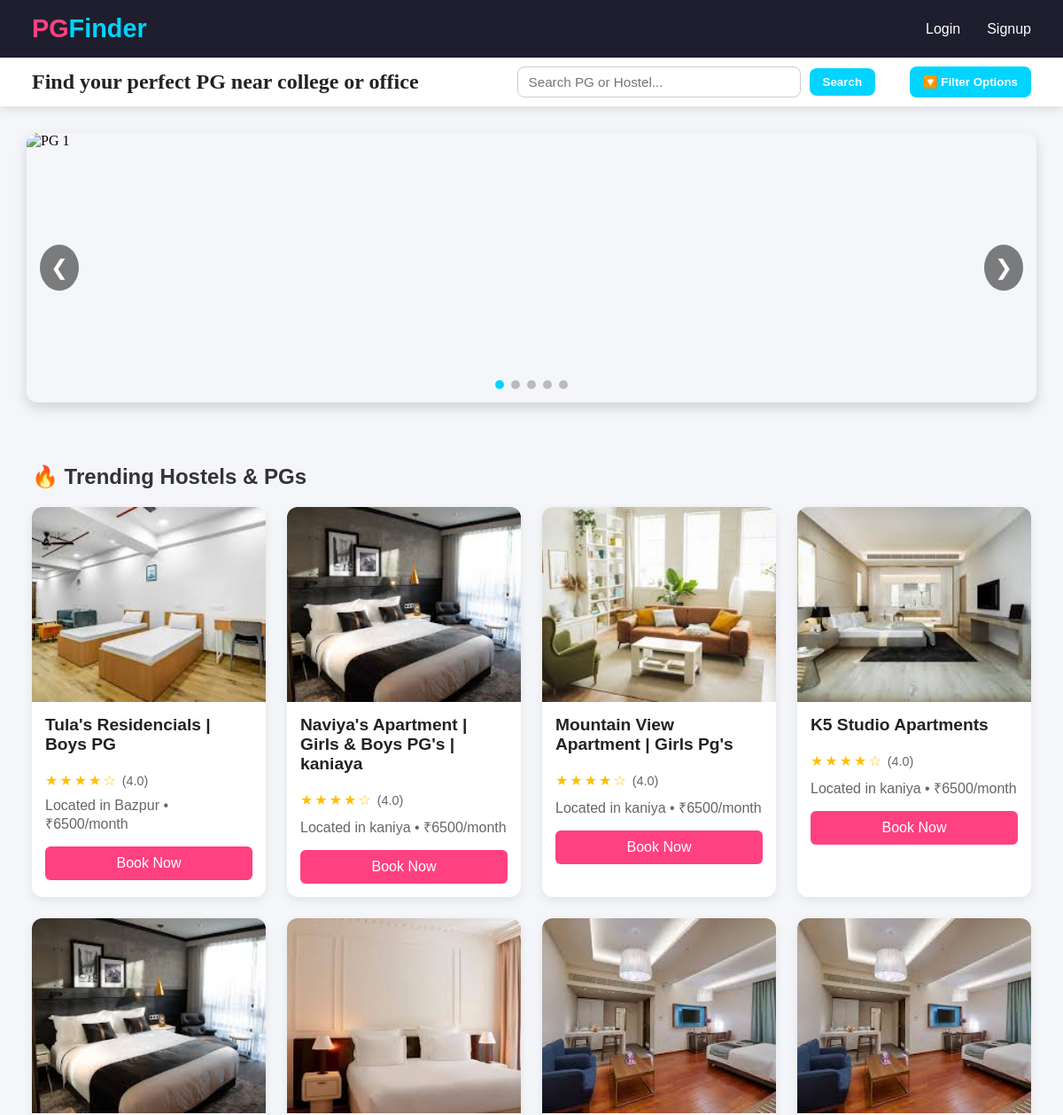
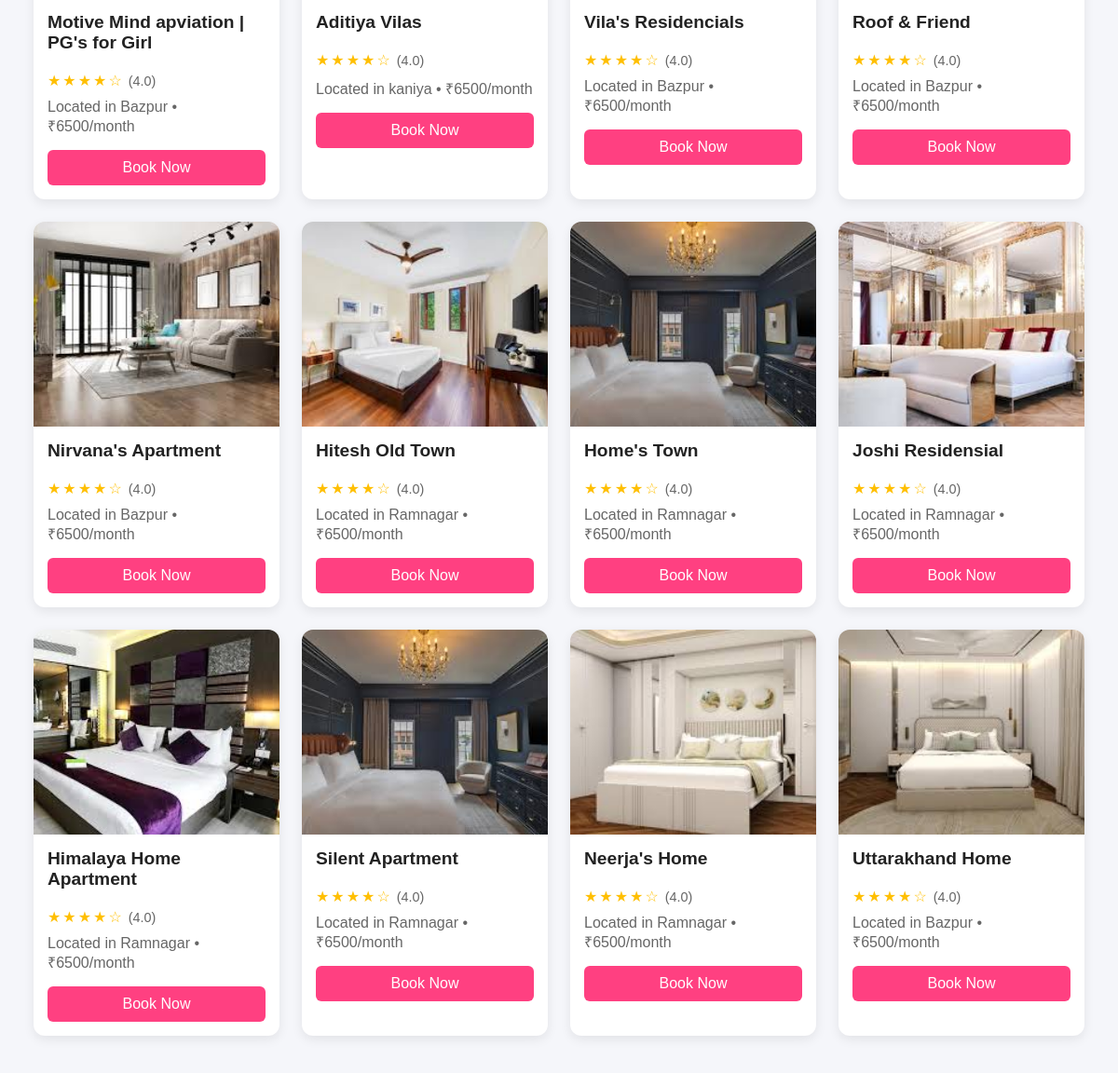
The page / on the database its author committed (2 pictures, top to bottom).
### pgs/models.py (models this page shows, shortened)
class PGImage(models.Model):
    pg = models.ForeignKey(PgListing, on_delete=models.CASCADE, related_name="images")
    pg_image = models.ImageField(upload_to='pg_images/')
    uploaded_at = models.DateTimeField(auto_now_add=True)

class PgListing(models.Model):
    owner = models.ForeignKey(Users, on_delete=models.CASCADE)
    title = models.CharField(max_length=100)
    slug = models.SlugField(max_length=200,unique=True)
    description = models.TextField()
    address = models.CharField(max_length=255)
    city = models.CharField(max_length=100)
    state = models.CharField(max_length=100)
    pin_code = models.CharField(max_length=10)
    price_per_month = models.DecimalField(max_digits=10, decimal_places=2)
    available_from = models.DateField(auto_now_add=False)
    is_available = models.BooleanField(default=True)
    type_of_pg = models.CharField(max_length=20,blank=True,null=True, choices=[
        ('boys','Boys'),
        ('girls','Girls'),
        ('coed','Coed'),
        ('family','Family')
    ])
    amenities = models.TextField(help_text="Comma-separated list of amenities", blank=True, null=True)
    sharing_type = models.CharField(max_length=20, choices=[
        ('single','Single'),
        ('double','Double'),
        ('triple','Triple'),
        ('quad','Quad'),
    ])
    created_at = models.DateTimeField(auto_now_add=True)
    updated_at = models.DateTimeField(auto_now=True)

### PgFinder/views.py (the view)
# urls.py: 2. Add a URL to urlpatterns:  path('', views.home, name='home')
def home(request):
    pg_listings = PgListing.objects.filter(owner__is_owner=True)
    pg_images = PGImage.objects.all()
    context = {
        'pg_listings': pg_listings,
        'pg_images': pg_images,
    }
    return render(request, 'home.html', context)

### templates/home.html (shortened to what this page needs)
{% extends "base.html" %}
{% load static %}
{% block newlink %}
<link rel="stylesheet" href="{%static 'css/dashboard.css'%}">
{% endblock %}
  {% block content %}
  <div class="filter-bar fixed">
    <div class="filter-wrapper">
      <h1>Find your perfect PG near college or office</h1>
       <form action="{% url 'search' %}">
         <input type="text" name="keyword" placeholder="Search PG or Hostel..." class="search-bar" />
       <button class="search-btn">Search</button>
       </form>
    <button class="filter-toggle">🔽 Filter Options</button>
  </div>
</div>
<section class="slider-section">
  <div class="slider">
    <div class="slides">
      <img src="https://images.unsplash.com/photo-1618773928121-c32242e63f39?ixlib=rb-4.1.0&auto=format&fit=crop&q=80&w=870" alt="PG 1">
    </div>
    <button class="arrow prev">&#10094;</button>
    <button class="arrow next">&#10095;</button>
    <div class="dots">
      <span class="dot active"></span>
      <span class="dot"></span>
      <span class="dot"></span>
      <span class="dot"></span>
      <span class="dot"></span>
    </div>
  </div>
</section>
<section class="dashboard-content">
  <h2>🔥 Trending Hostels & PGs</h2>
  <div class="cards-container">
     {% for pg in pg_listings %}
    <div class="card">
      {% for pgimg in pg.images.all|slice:":1" %}
      <img src="{{ pgimg.pg_image.url }}" alt="Hostel 1" />
      {% endfor %}
      <h3>{{pg.title}}</h3>
      <div class="rating">
        <span>★</span><span>★</span><span>★</span><span>★</span><span>☆</span>
        <span class="rating-number">(4.0)</span>
      </div>
      <p>Located in {{pg.city}} • ₹6500/month</p>
      <a href="{% url 'pg_detail' pg.slug %}">Book Now</a>
    </div>
    {% endfor %}
  </div>
</section>
{% endblock %}

### PgFinder/static/css/nav.css (style rules this page uses)
* { margin: 0; padding: 0; box-sizing: border-box; }

### PgFinder/static/css/dashboard.css (style rules this page uses)
* { margin: 0; padding: 0; box-sizing: border-box; }
:root { --max-site-width: 1400px; --gutter: clamp(16px, 3vw, 80px); --navbar-height: 65px; --accent: #00d4ff; --accent-2: #ff4081; }
html, body { overflow-x: hidden; }
.search-bar { padding: 8px 12px; width: clamp(140px, 28vw, 320px); border-radius: 8px; border: 1px solid #ccc; font-size: 0.95rem; }
.search-btn { padding: 8px 15px; border-radius: 8px; border: none; background-color: #00d4ff; color: white; cursor: pointer; font-weight: 600; transition: background 0.3s; margin-right: clamp(8px, 2vw, 30px); }
.filter-bar.fixed { background-color: #fff; box-shadow: 0 4px 10px rgba(0, 0, 0, 0.1); padding: 10px var(--gutter); position: sticky; top: var(--navbar-height); z-index: 999; display: flex; justify-content: space-between; align-items: center; }
.filter-wrapper { position: relative; display: flex; align-items: center; gap: 15px; width: 100%; }
.filter-wrapper h1 { flex: 1; font-size: 1.5rem; color: #222; margin: 0; }
.filter-wrapper form { display: flex; gap: 10px; align-items: center; }
.filter-toggle { background-color: #00d4ff; color: white; border: none; padding: 10px 15px; border-radius: 8px; cursor: pointer; font-weight: 600; transition: background 0.3s; }
.slider-section { background-color: #f5f6fa; overflow: hidden; padding: 30px 0; }
.slider { width: 100%; max-width: min(var(--max-site-width), 95%); margin: 0 auto; position: relative; overflow: hidden; border-radius: 12px; box-shadow: 0 6px 15px rgba(0, 0, 0, 0.15); }
.slides { display: flex; transition: transform 0.45s ease-in-out; will-change: transform; }
.slides img { width: 100%; flex: 0 0 100%; height: clamp(200px, 38vh, 420px); object-fit: cover; border-radius: 12px; }
.arrow { position: absolute; top: 50%; transform: translateY(-50%); background-color: rgba(0, 0, 0, 0.5); color: white; border: none; padding: clamp(6px, 1.6vw, 12px); font-size: clamp(16px, 2.2vw, 24px); border-radius: 50%; cursor: pointer; z-index: 10; transition: background 0.3s ease; }
.prev { left: 15px; }
.next { right: 15px; }
.dots { position: absolute; bottom: 15px; left: 50%; transform: translateX(-50%); display: flex; gap: 8px; }
.dot { height: 10px; width: 10px; background-color: #bbb; border-radius: 50%; cursor: pointer; transition: background-color 0.3s; }
.dot.active { background-color: #00d4ff; }
.dashboard-content { padding: clamp(20px, 4vw, 40px) var(--gutter); background-color: #f5f6fa; font-family: 'Poppins', sans-serif; max-width: var(--max-site-width); margin: 0 auto; }
.dashboard-content h2 { margin-bottom: 20px; color: #333; }
.cards-container { display: grid; grid-template-columns: repeat(auto-fit, minmax(280px, 1fr)); gap: clamp(16px, 2.4vw, 40px); }
.card { background-color: white; border-radius: 12px; box-shadow: 0 4px 12px rgba(0, 0, 0, 0.08); overflow: hidden; transition: transform 0.3s ease, box-shadow 0.3s ease; display: flex; flex-direction: column; min-height: 360px; }
.card img { width: 100%; height: clamp(160px, 28vh, 220px); object-fit: cover; }
.card h3 { font-size: 1.2rem; margin: 15px; color: #222; }
.card p { margin: 0 15px 15px; color: #666; }
.card a { background-color: #ff4081; text-decoration: none; text-align: center; color: white; border: none; margin: 0 15px 15px; padding: 10px; border-radius: 6px; cursor: pointer; transition: background 0.3s; }
.rating { display: flex; align-items: center; margin: 5px 15px 10px; }
.rating span { color: #ffbf00; font-size: 1rem; margin-right: 2px; }
.rating .rating-number { color: #666; font-size: 0.9rem; margin-left: 5px; }
@media (min-width: 1100px) and (max-width: 1599px) { .cards-container { grid-template-columns: repeat(4, minmax(220px, 1fr)); gap: clamp(12px, 2vw, 32px); } }

### rows shown on the page
PgListing: title "Tula's Residencials | Boys PG", city "Bazpur"
PGImage: pg_image (picture)
PgListing: title "Naviya's Apartment | Girls & Boys PG's | kaniaya", city "kaniya"
PGImage: pg_image (picture)
PgListing: title "Mountain View Apartment | Girls Pg's", city "kaniya"
PGImage: pg_image (picture)
PgListing: title "K5 Studio Apartments", city "kaniya"
PGImage: pg_image (picture)
PgListing: title "Motive Mind apviation | PG's for Girl", city "Bazpur"
PGImage: pg_image (picture)
PgListing: title "Aditiya Vilas", city "kaniya"
PGImage: pg_image (picture)
PgListing: title "Vila's Residencials", city "Bazpur"
PGImage: pg_image (picture)
PgListing: title "Roof & Friend", city "Bazpur"
PGImage: pg_image (picture)
PgListing: title "Nirvana's Apartment", city "Bazpur"
PGImage: pg_image (picture)
PgListing: title "Hitesh Old Town", city "Ramnagar"
PGImage: pg_image (picture)
PgListing: title "Home's Town", city "Ramnagar"
PGImage: pg_image (picture)
PgListing: title "Joshi Residensial", city "Ramnagar"
PGImage: pg_image (picture)
PgListing: title "Himalaya Home Apartment", city "Ramnagar"
PGImage: pg_image (picture)
PgListing: title "Silent Apartment", city "Ramnagar"
PGImage: pg_image (picture)
PgListing: title "Neerja's Home", city "Ramnagar"
PGImage: pg_image (picture)
PgListing: title "Uttarakhand Home", city "Bazpur"
PGImage: pg_image (picture)
